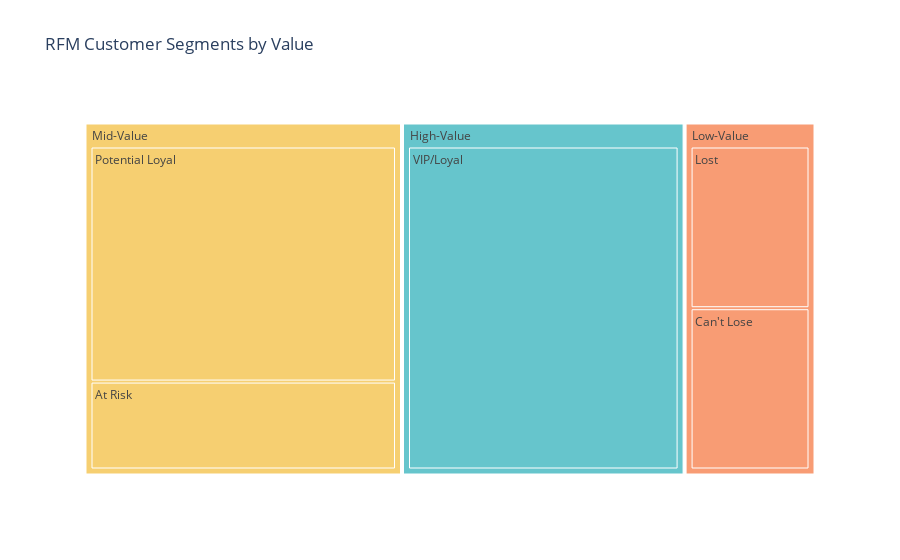

This figure's notebook cell:
### Markdown cell above
Visualize the distribution of customers across RFM segments

### Code cell
fig_treemap_segment_product = px.treemap(segment_product_counts,
                                         path=['RFM_Segment', 'RFM_Customer_Segment'],
                                         values='Count',
                                         color = 'RFM_Segment',
                                         color_discrete_sequence=list(color_map.values()),
                                         title='RFM Customer Segments by Value')
fig_treemap_segment_product.show()

### Figure 1 — Plotly figure (JSON) as saved in the notebook; plotly's stock layout.template omitted (floating-point values rounded to 4 significant figures)
{"data": [{"branchvalues": "total", "customdata": [["High-Value"], ["High-Value"], ["Low-Value"], ["Low-Value"], ["Low-Value"], ["Mid-Value"], ["Mid-Value"], ["Mid-Value"]], "domain": {"x": [0, 1], "y": [0, 1]}, "hovertemplate": "labels=%{label}<br>Count=%{value}<br>parent=%{parent}<br>id=%{id}<br>RFM_Segment=%{customdata[0]}<extra></extra>", "ids": ["High-Value/VIP/Loyal", "High-Value", "Low-Value/Lost", "Low-Value/Can't Lose", "Low-Value", "Mid-Value/Potential Loyal", "Mid-Value/At Risk", "Mid-Value"], "labels": ["VIP/Loyal", "High-Value", "Lost", "Can't Lose", "Low-Value", "Potential Loyal", "At Risk", "Mid-Value"], "marker": {"colors": ["rgb(102, 197, 204)", "rgb(102, 197, 204)", "rgb(248, 156, 116)", "rgb(248, 156, 116)", "rgb(248, 156, 116)", "rgb(246, 207, 113)", "rgb(246, 207, 113)", "rgb(246, 207, 113)"]}, "name": "", "parents": ["High-Value", "", "Low-Value", "Low-Value", "", "Mid-Value", "Mid-Value", ""], "type": "treemap", "values": [1690.0, 1690.0, 392.0, 391.0, 783.0, 1382.0, 517.0, 1899.0]}], "layout": {"legend": {"tracegroupgap": 0}, "title": {"text": "RFM Customer Segments by Value"}, "treemapcolorway": ["rgb(102, 197, 204)", "rgb(248, 156, 116)", "rgb(246, 207, 113)"]}}
